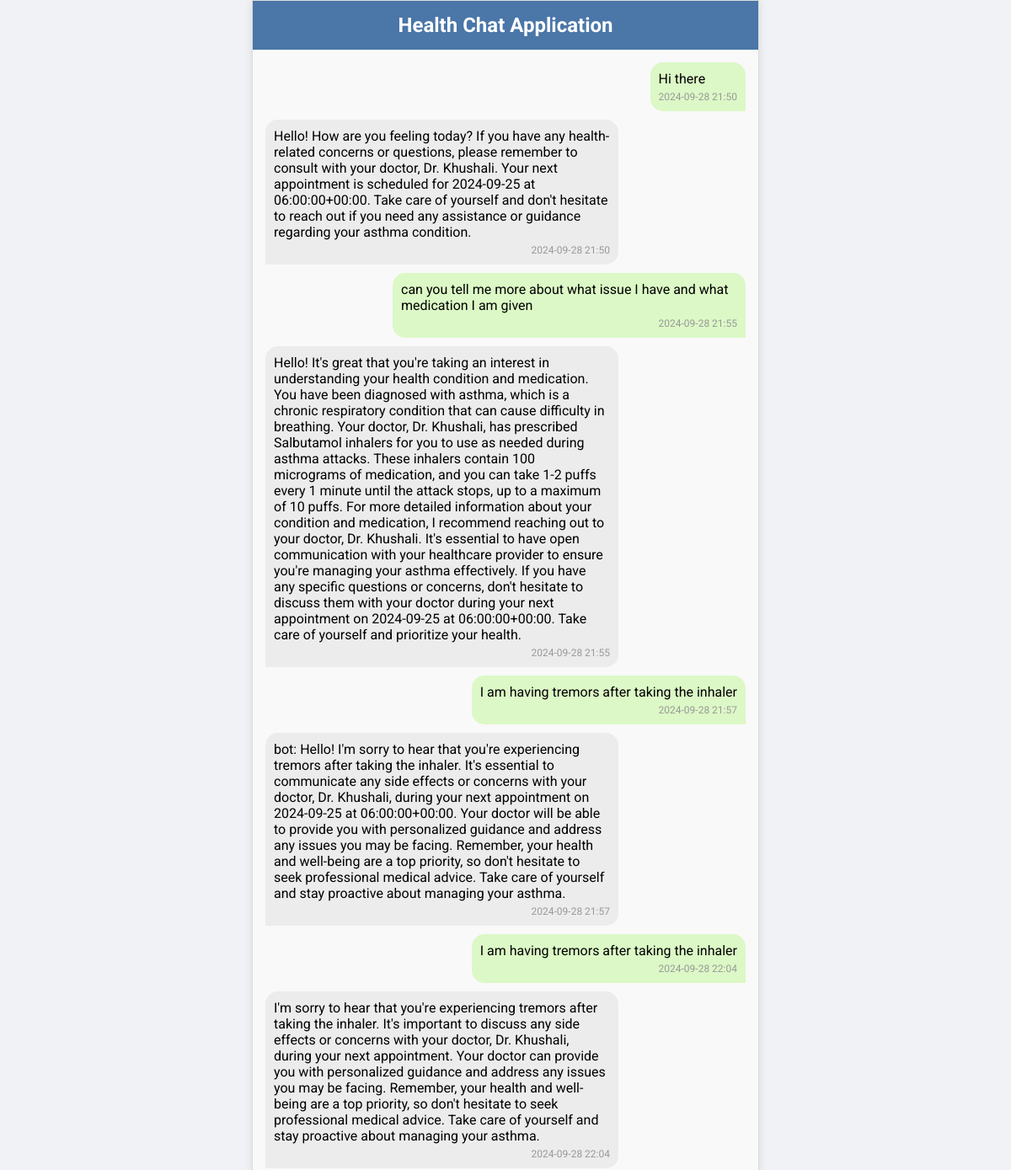
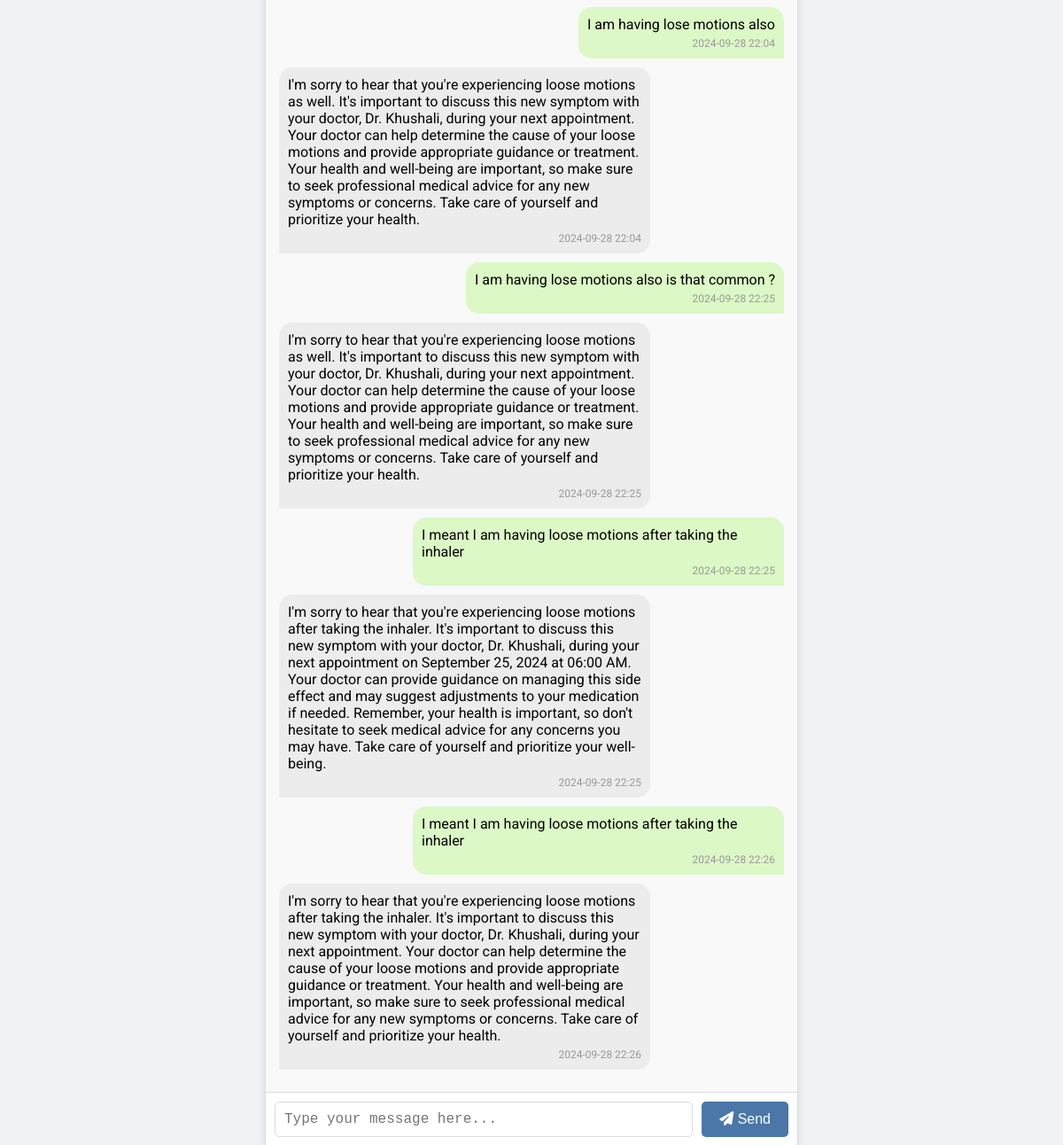
Before: / with the older database file (2 pictures, top to bottom).
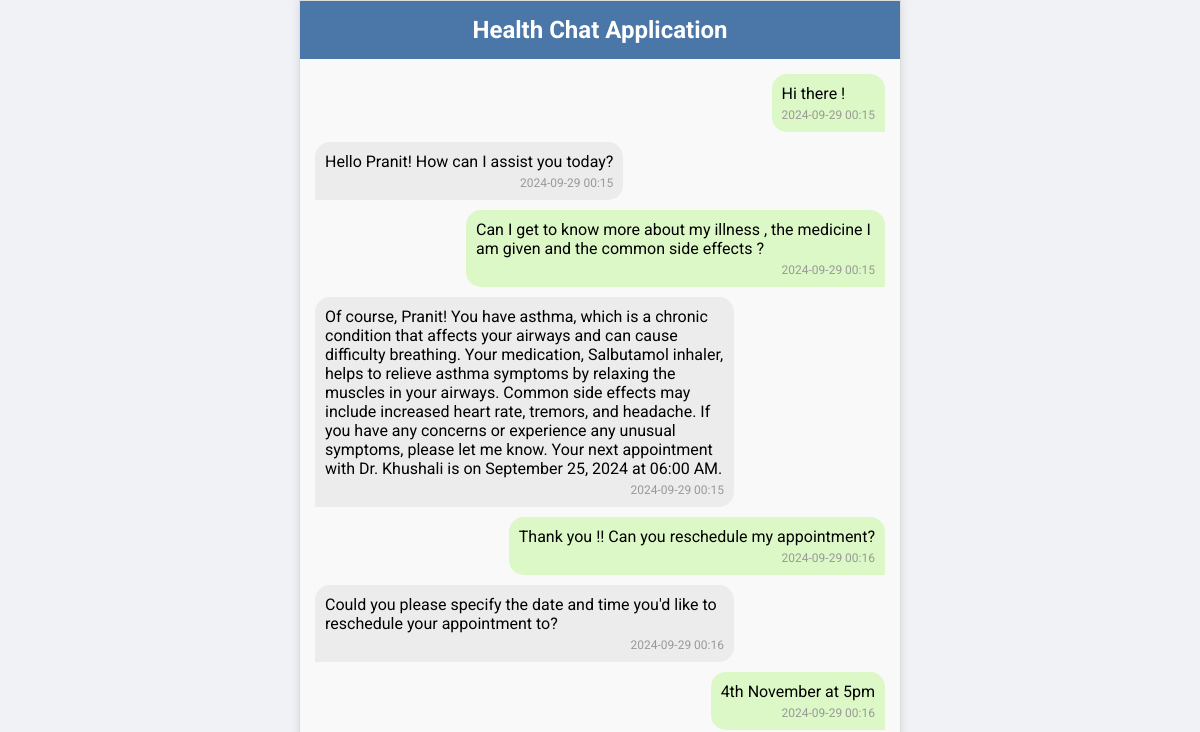
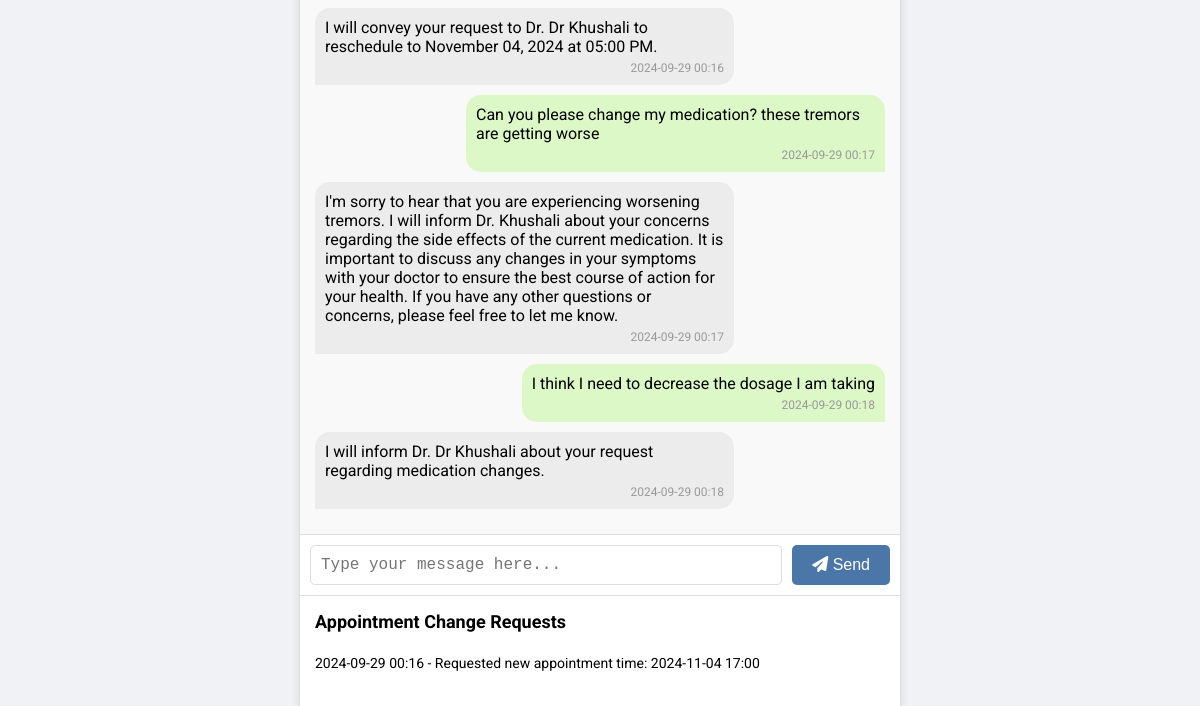
After: the same page with the newer database file (2 pictures, top to bottom).
### chat/models.py (models this page shows, shortened)
class Message(models.Model):
    patient = models.ForeignKey(Patient, on_delete=models.CASCADE)
    sender = models.CharField(max_length=10)  # 'patient' or 'bot'
    text = models.TextField()
    timestamp = models.DateTimeField(auto_now_add=True)

class AppointmentChangeRequest(models.Model):
    patient = models.ForeignKey(Patient, on_delete=models.CASCADE)
    requested_time = models.DateTimeField()
    timestamp = models.DateTimeField(auto_now_add=True)
    reviewed = models.BooleanField(default=False)

### chat/views.py (the view)
# urls.py: path('', views.chat_view, name='chat'),
def chat_view(request):
    patient = Patient.objects.first()
    if not patient:
        return HttpResponse("No patient data available.")
    if request.method == 'POST':
        user_input = request.POST.get('message')
        bot_response = get_bot_response(request, user_input, patient)
        Message.objects.create(patient=patient, sender='patient', text=user_input)
        Message.objects.create(patient=patient, sender='bot', text=bot_response)
        return redirect('chat')
    messages = Message.objects.filter(patient=patient).order_by('timestamp')
    if messages.exists():
        conversation_summary = summarize_conversation(messages)
    else:
        conversation_summary = ""
    appointment_requests = AppointmentChangeRequest.objects.filter(patient=patient, reviewed=False)
    context = {
        'patient': patient,
        'messages': messages,
        'appointment_requests': appointment_requests,
        'conversation_summary': conversation_summary,
    }
    return render(request, 'chat/chat.html', context)

### chat/utils.py (called while the page is built)
def summarize_conversation(messages):
    if not messages:
        return ""
    conversation = '\n'.join([msg.text for msg in messages])
    prompt = f"""
    Summarize the following conversation between a patient and an AI health assistant, highlighting any important medical information or concerns.

    Conversation:
    {conversation}

    Summary:
    """
    try:
        response = llm.predict(prompt)
        return response.strip()
    except Exception as e:
        print(f"Error during summarization: {e}")
        return ""

### chat/templates/chat/chat.html (shortened to what this page needs)
<!DOCTYPE html>
<html lang="en">
<head>
    {% load static %}
</head>
<body>
    <div class="chat-container">
        <div class="chat-header">
            <h1>Health Chat Application</h1>
        </div>
        <div class="chat-box" id="chat-box">
            {% for message in messages %}
                <div class="message {% if message.sender == 'patient' %}patient{% else %}bot{% endif %}">
                    <div class="message-bubble">
                        <div class="message-text">
                            {{ message.text }}
                        </div>
                        <div class="timestamp">
                            {{ message.timestamp|date:"Y-m-d H:i" }}
                        </div>
                    </div>
                </div>
            {% empty %}
                <p>No messages yet. Start the conversation!</p>
            {% endfor %}
        </div>
        <form method="post" class="chat-input">
            <textarea name="message" rows="1" placeholder="Type your message here..." required></textarea>
            <button type="submit"><i class="fa fa-paper-plane"></i> Send</button>
        </form>
        {% if appointment_requests %}
        <div class="appointment-requests">
            <h3>Appointment Change Requests</h3>
            <ul>
                {% for request in appointment_requests %}
                <li>
                    {{ request.timestamp|date:"Y-m-d H:i" }} - Requested new appointment time: {{ request.requested_time|date:"Y-m-d H:i" }}
                </li>
                {% endfor %}
            </ul>
        </div>
        {% endif %}
    </div>
</body>
</html>

### chat/templates/chat/chat.html (style rules this page uses)
body { font-family: 'Roboto', sans-serif; background-color: #f0f2f5; margin: 0; padding: 0; }
.chat-container { width: 100%; max-width: 600px; height: 100vh; margin: 0 auto; display: flex; flex-direction: column; background-color: #ffffff; border: 1px solid #ddd; box-shadow: 0 0 10px rgba(0, 0, 0, 0.1); }
.chat-header { background-color: #4a76a8; color: #fff; padding: 15px; text-align: center; }
.chat-header h1 { margin: 0; font-size: 24px; }
.chat-box { flex: 1; overflow-y: auto; padding: 15px; background-color: #f9f9f9; }
.message { display: flex; margin-bottom: 10px; }
.message.patient { justify-content: flex-end; }
.message.bot { justify-content: flex-start; }
.message-bubble { max-width: 70%; padding: 10px; border-radius: 15px; position: relative; word-wrap: break-word; }
.message.patient .message-bubble { background-color: #dcf8c6; border-bottom-right-radius: 0; }
.message.bot .message-bubble { background-color: #ececec; border-bottom-left-radius: 0; }
.message .message-text { margin: 0; font-size: 16px; }
.message .timestamp { font-size: 12px; color: #999; margin-top: 5px; text-align: right; }
.chat-input { display: flex; padding: 10px; border-top: 1px solid #ddd; }
.chat-input textarea { flex: 1; resize: none; padding: 10px; font-size: 16px; border: 1px solid #ddd; border-radius: 5px; outline: none; }
.chat-input button { background-color: #4a76a8; color: #fff; border: none; padding: 0 20px; margin-left: 10px; cursor: pointer; border-radius: 5px; font-size: 16px; }
.appointment-requests, .conversation-summary { padding: 15px; border-top: 1px solid #ddd; background-color: #fff; }
.appointment-requests h3, .conversation-summary h3 { margin-top: 0; font-size: 18px; }
.appointment-requests ul { list-style-type: none; padding-left: 0; }
.appointment-requests li { padding: 5px 0; border-bottom: 1px solid #eee; font-size: 14px; }
.appointment-requests li:last-child { border-bottom: none; }

Changed rows visible on the page:
removed Message: text "Hi there", timestamp "2024-09-28 21:50"
removed Message: text "Hello! How are you feeling today? If you have any health-related concerns or questions, please remember to consult with your doctor, Dr. Khushali. Your next appointment is scheduled for 2024-09-25 at 06:00:00+00:00. Take care of yourself and don't hesitate to reach out if you need any assistance or guidance regarding your asthma condition.", timestamp "2024-09-28 21:50"
removed Message: text "can you tell me more about what issue I have and what medication I am given", timestamp "2024-09-28 21:55"
removed Message: text "Hello! It's great that you're taking an interest in understanding your health condition and medication. You have been diagnosed with asthma, which is a chronic respiratory condition that can cause difficulty in breathing. Your doctor, Dr. Khushali, has prescribed Salbutamol inhalers for you to use as needed during asthma attacks. These inhalers contain 100 micrograms of medication, and you can take 1-2 puffs every 1 minute until the attack stops, up to a maximum of 10 puffs. For more detailed information about your condition and medication, I recommend reaching out to your doctor, Dr. Khushali. It's essential to have open communication with your healthcare provider to ensure you're managing…", timestamp "2024-09-28 21:55"
removed Message: text "I am having tremors after taking the inhaler", timestamp "2024-09-28 21:57"
removed Message: text "bot: Hello! I'm sorry to hear that you're experiencing tremors after taking the inhaler. It's essential to communicate any side effects or concerns with your doctor, Dr. Khushali, during your next appointment on 2024-09-25 at 06:00:00+00:00. Your doctor will be able to provide you with personalized guidance and address any issues you may be facing. Remember, your health and well-being are a top priority, so don't hesitate to seek professional medical advice. Take care of yourself and stay proactive about managing your asthma.", timestamp "2024-09-28 21:57"
removed Message: text "I am having tremors after taking the inhaler", timestamp "2024-09-28 22:04"
removed Message: text "I'm sorry to hear that you're experiencing tremors after taking the inhaler. It's important to discuss any side effects or concerns with your doctor, Dr. Khushali, during your next appointment. Your doctor can provide you with personalized guidance and address any issues you may be facing. Remember, your health and well-being are a top priority, so don't hesitate to seek professional medical advice. Take care of yourself and stay proactive about managing your asthma.", timestamp "2024-09-28 22:04"
removed Message: text "I am having lose motions also", timestamp "2024-09-28 22:04"
removed Message: text "I'm sorry to hear that you're experiencing loose motions as well. It's important to discuss this new symptom with your doctor, Dr. Khushali, during your next appointment. Your doctor can help determine the cause of your loose motions and provide appropriate guidance or treatment. Your health and well-being are important, so make sure to seek professional medical advice for any new symptoms or concerns. Take care of yourself and prioritize your health.", timestamp "2024-09-28 22:04"
removed Message: text "I am having lose motions also is that common ?", timestamp "2024-09-28 22:25"
removed Message: text "I'm sorry to hear that you're experiencing loose motions as well. It's important to discuss this new symptom with your doctor, Dr. Khushali, during your next appointment. Your doctor can help determine the cause of your loose motions and provide appropriate guidance or treatment. Your health and well-being are important, so make sure to seek professional medical advice for any new symptoms or concerns. Take care of yourself and prioritize your health.", timestamp "2024-09-28 22:25"
removed Message: text "I meant I am having loose motions after taking the inhaler", timestamp "2024-09-28 22:25"
removed Message: text "I'm sorry to hear that you're experiencing loose motions after taking the inhaler. It's important to discuss this new symptom with your doctor, Dr. Khushali, during your next appointment on September 25, 2024 at 06:00 AM. Your doctor can provide guidance on managing this side effect and may suggest adjustments to your medication if needed. Remember, your health is important, so don't hesitate to seek medical advice for any concerns you may have. Take care of yourself and prioritize your well-being.", timestamp "2024-09-28 22:25"
removed Message: text "I meant I am having loose motions after taking the inhaler", timestamp "2024-09-28 22:26"
removed Message: text "I'm sorry to hear that you're experiencing loose motions after taking the inhaler. It's important to discuss this new symptom with your doctor, Dr. Khushali, during your next appointment. Your doctor can help determine the cause of your loose motions and provide appropriate guidance or treatment. Your health and well-being are important, so make sure to seek professional medical advice for any new symptoms or concerns. Take care of yourself and prioritize your health.", timestamp "2024-09-28 22:26"
added Message: text "Hi there !", timestamp "2024-09-29 00:15"
added Message: text "Hello Pranit! How can I assist you today?", timestamp "2024-09-29 00:15"
added Message: text "Can I get to know more about my illness , the medicine I am given and the common side effects ?", timestamp "2024-09-29 00:15"
added Message: text "Of course, Pranit! You have asthma, which is a chronic condition that affects your airways and can cause difficulty breathing. Your medication, Salbutamol inhaler, helps to relieve asthma symptoms by relaxing the muscles in your airways. Common side effects may include increased heart rate, tremors, and headache. If you have any concerns or experience any unusual symptoms, please let me know. Your next appointment with Dr. Khushali is on September 25, 2024 at 06:00 AM.", timestamp "2024-09-29 00:15"
added Message: text "Thank you !! Can you reschedule my appointment?", timestamp "2024-09-29 00:16"
added Message: text "Could you please specify the date and time you'd like to reschedule your appointment to?", timestamp "2024-09-29 00:16"
added Message: text "4th November at 5pm", timestamp "2024-09-29 00:16"
added Message: text "I will convey your request to Dr. Dr Khushali to reschedule to November 04, 2024 at 05:00 PM.", timestamp "2024-09-29 00:16"
added Message: text "Can you please change my medication? these tremors are getting worse", timestamp "2024-09-29 00:17"
added Message: text "I'm sorry to hear that you are experiencing worsening tremors. I will inform Dr. Khushali about your concerns regarding the side effects of the current medication. It is important to discuss any changes in your symptoms with your doctor to ensure the best course of action for your health. If you have any other questions or concerns, please feel free to let me know.", timestamp "2024-09-29 00:17"
added Message: text "I think I need to decrease the dosage I am taking", timestamp "2024-09-29 00:18"
added Message: text "I will inform Dr. Dr Khushali about your request regarding medication changes.", timestamp "2024-09-29 00:18"
added AppointmentChangeRequest: timestamp "2024-09-29 00:16", requested_time "2024-11-04 17:00"
Other visible differences:
text now shown: "Appointment Change Requests"
